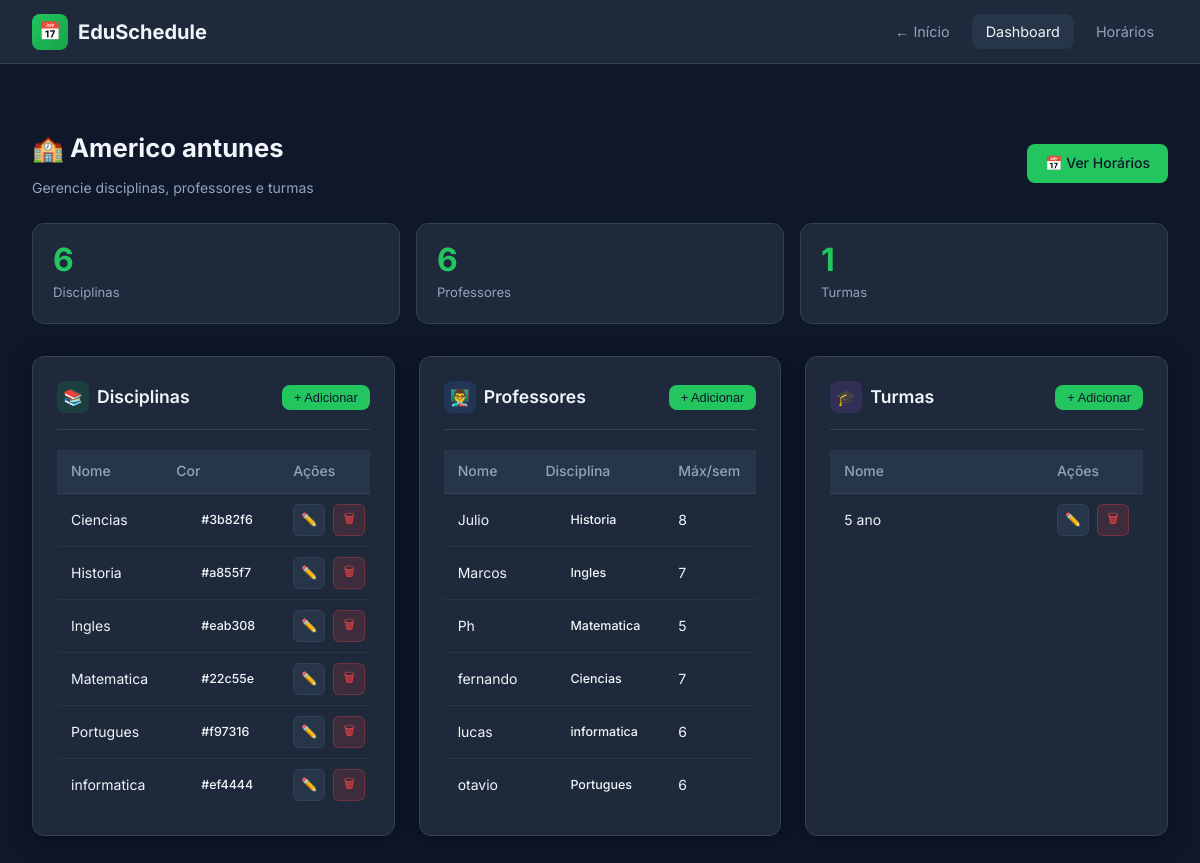
The page /escola/2/dashboard on the database its author committed.
### tables this page shows
CREATE TABLE escolas (
            id INTEGER PRIMARY KEY AUTOINCREMENT,
            nome TEXT NOT NULL UNIQUE,
            criado_em TIMESTAMP DEFAULT CURRENT_TIMESTAMP
        );

CREATE TABLE disciplinas (
            id INTEGER PRIMARY KEY AUTOINCREMENT,
            escola_id INTEGER NOT NULL,
            nome TEXT NOT NULL,
            cor TEXT NOT NULL DEFAULT '#22c55e',
            FOREIGN KEY (escola_id) REFERENCES escolas(id) ON DELETE CASCADE
        );

CREATE TABLE professores (
            id INTEGER PRIMARY KEY AUTOINCREMENT,
            escola_id INTEGER NOT NULL,
            nome TEXT NOT NULL,
            disciplina_id INTEGER NOT NULL,
            max_aulas_semana INTEGER NOT NULL DEFAULT 10,
            dias_disponiveis TEXT NOT NULL DEFAULT 'Segunda,Terça,Quarta,Quinta,Sexta',
            FOREIGN KEY (escola_id) REFERENCES escolas(id) ON DELETE CASCADE,
            FOREIGN KEY (disciplina_id) REFERENCES disciplinas(id)
        );

CREATE TABLE turmas (
            id INTEGER PRIMARY KEY AUTOINCREMENT,
            escola_id INTEGER NOT NULL,
            nome TEXT NOT NULL,
            FOREIGN KEY (escola_id) REFERENCES escolas(id) ON DELETE CASCADE
        );

### routes/dashboard_routes.py (the view)
@dashboard_bp.route('/escola/<int:escola_id>/dashboard')
def dashboard(escola_id):
    escola = buscar_escola(escola_id)
    if not escola:
        flash('Escola não encontrada.', 'error')
        return redirect(url_for('escola.home'))
    disciplinas = listar_disciplinas(escola_id)
    professores = listar_professores(escola_id)
    turmas = listar_turmas(escola_id)
    return render_template('dashboard.html',
                           escola=escola,
                           disciplinas=disciplinas,
                           professores=professores,
                           turmas=turmas,
                           dias_semana=DIAS_SEMANA)

### database/connection.py (called while the page is built)
def get_connection():
    conn = sqlite3.connect(DB_PATH)
    conn.row_factory = sqlite3.Row
    conn.execute("PRAGMA foreign_keys = ON")
    return conn

### models/disciplina.py (called while the page is built)
def listar_disciplinas(escola_id):
    conn = get_connection()
    rows = conn.execute(
        "SELECT * FROM disciplinas WHERE escola_id = ? ORDER BY nome", (escola_id,)
    ).fetchall()
    conn.close()
    return [dict(r) for r in rows]

### models/escola.py (called while the page is built)
def buscar_escola(escola_id):
    conn = get_connection()
    escola = conn.execute("SELECT * FROM escolas WHERE id = ?", (escola_id,)).fetchone()
    conn.close()
    return dict(escola) if escola else None

### models/professor.py (called while the page is built)
def listar_professores(escola_id):
    conn = get_connection()
    rows = conn.execute(
        """SELECT p.*, d.nome AS disciplina_nome, d.cor AS disciplina_cor
           FROM professores p
           JOIN disciplinas d ON p.disciplina_id = d.id
           WHERE p.escola_id = ?
           ORDER BY p.nome""",
        (escola_id,)
    ).fetchall()
    conn.close()
    result = []
    for r in rows:
        item = dict(r)
        item['dias_lista'] = item['dias_disponiveis'].split(',')
        result.append(item)
    return result

### models/turma.py (called while the page is built)
def listar_turmas(escola_id):
    conn = get_connection()
    rows = conn.execute(
        "SELECT * FROM turmas WHERE escola_id = ? ORDER BY nome", (escola_id,)
    ).fetchall()
    conn.close()
    return [dict(r) for r in rows]

### templates/dashboard.html (shortened to what this page needs)
{% extends "base.html" %}
{% block head %}
<link rel="stylesheet" href="{{ url_for('static', filename='horario-dashboard.css') }}" />
{% endblock %}
{% block body_attrs %}data-escola-id="{{ escola.id }}"{% endblock %}
{% block nav_links %}
<a href="{{ url_for('escola.home') }}">← Início</a>
<a href="{{ url_for('dashboard.dashboard', escola_id=escola.id) }}" class="active">Dashboard</a>
<a href="{{ url_for('dashboard.horarios', escola_id=escola.id) }}">Horários</a>
{% endblock %}
{% block content %}
<div class="container">
    <div class="flex items-center justify-between mb-3 mt-2">
        <div>
            <h1 class="dashboard-header-title">🏫 {{ escola.nome }}</h1>
            <p class="text-muted text-sm mt-1">Gerencie disciplinas, professores e turmas</p>
        </div>
        <a href="{{ url_for('dashboard.horarios', escola_id=escola.id) }}" class="btn btn-primary">
            📅 Ver Horários
        </a>
    </div>
    <div class="stats-grid">
        <div class="stat-card">
            <div class="stat-value">{{ disciplinas|length }}</div>
            <div class="stat-label">Disciplinas</div>
        </div>
        <div class="stat-card">
            <div class="stat-value">{{ professores|length }}</div>
            <div class="stat-label">Professores</div>
        </div>
        <div class="stat-card">
            <div class="stat-value">{{ turmas|length }}</div>
            <div class="stat-label">Turmas</div>
        </div>
    </div>
    <div class="dashboard-grid">
        <div class="card">
            <div class="card-header">
                <div class="card-title">
                    <div class="icon icon-green">📚</div>
                    Disciplinas
                </div>
                <button class="btn btn-primary btn-sm" onclick="openModal('modal-disc')">+ Adicionar</button>
            </div>
            {% if disciplinas %}
            <div class="table-wrap">
                <table>
                    <thead>
                        <tr>
                            <th>Nome</th>
                            <th>Cor</th>
                            <th style="width:80px;">Ações</th>
                        </tr>
                    </thead>
                    <tbody>
                        {% for d in disciplinas %}
                        <tr>
                            <td>{{ d.nome }}</td>
                            <td>
                                <span class="badge badge-dynamic" data-color="{{ d.cor }}">
                                    <span class="color-dot dot-dynamic" data-color="{{ d.cor }}"></span>
                                    {{ d.cor }}
                                </span>
                            </td>
                            <td>
                                <div class="flex gap-2">
                                    <button class="btn btn-secondary btn-sm btn-icon btn-edit-disc" title="Editar"
                                        data-id="{{ d.id }}" data-nome="{{ d.nome }}" data-cor="{{ d.cor }}">✏️</button>
                                    <form method="POST"
                                        action="{{ url_for('dashboard.deletar_disc', escola_id=escola.id, disc_id=d.id) }}"
                                        onsubmit="return confirm('Remover disciplina {{ d.nome }}?')">
                                        <button type="submit" class="btn btn-danger btn-sm btn-icon"
                                            title="Remover">🗑</button>
                                    </form>
                                </div>
                            </td>
                        </tr>
                        {% endfor %}
                    </tbody>
                </table>
            </div>
            {% else %}
            <p class="text-muted text-sm dashboard-empty-msg">
                Nenhuma disciplina cadastrada.
            </p>
            {% endif %}
        </div>
        <div class="card">
            <div class="card-header">
                <div class="card-title">
                    <div class="icon icon-blue">👨‍🏫</div>
                    Professores
                </div>
                <button class="btn btn-primary btn-sm" onclick="openModal('modal-prof')" >
                    + Adicionar
                </button>
            </div>
            {% if professores %}
            <div class="table-wrap">
                <table>
                    <thead>
                        <tr>
                            <th>Nome</th>
                            <th>Disciplina</th>
                            <th>Máx/sem</th>
                            <th style="width:80px;">Ações</th>
                        </tr>
                    </thead>
                    <tbody>
                        {% for p in professores %}
                        <tr>
                            <td>{{ p.nome }}</td>
                            <td>
                                <span class="badge badge-dynamic" data-color="{{ p.disciplina_cor }}">
                                    <span class="color-dot dot-dynamic" data-color="{{ p.disciplina_cor }}"></span>
                                    {{ p.disciplina_nome }}
                                </span>
                            </td>
                            <td>{{ p.max_aulas_semana }}</td>
                            <td>
                            </td>
                        </tr>
                        {% endfor %}
                    </tbody>
                </table>
            </div>
            {% else %}
            <p class="text-muted text-sm dashboard-empty-msg">
                Nenhum professor cadastrado.
            </p>
            {% endif %}
        </div>
        <div class="card">
            <div class="card-header">
                <div class="card-title">
                    <div class="icon icon-purple">🎓</div>
                    Turmas
                </div>
                <button class="btn btn-primary btn-sm" onclick="openModal('modal-turma')">+ Adicionar</button>
            </div>
            {% if turmas %}
            <div class="table-wrap">
                <table>
                    <thead>
                        <tr>
                            <th>Nome</th>
                            <th style="width:80px;">Ações</th>
                        </tr>
                    </thead>
                    <tbody>
                        {% for t in turmas %}
                        <tr>
                            <td>{{ t.nome }}</td>
                            <td>
                                <div class="flex gap-2">
                                    <button class="btn btn-secondary btn-sm btn-icon btn-edit-turma" title="Editar"
                                        data-id="{{ t.id }}" data-nome="{{ t.nome }}">✏️</button>
                                    <form method="POST"
                                        action="{{ url_for('dashboard.deletar_turm', escola_id=escola.id, turma_id=t.id) }}"
                                        onsubmit="return confirm('Remover turma {{ t.nome }}?')">
                                        <button type="submit" class="btn btn-danger btn-sm btn-icon"
                                            title="Remover">🗑</button>
                                    </form>
                                </div>
                            </td>
                        </tr>
                        {% endfor %}
                    </tbody>
                </table>
            </div>
            {% else %}
            <p class="text-muted text-sm dashboard-empty-msg">
                Nenhuma turma cadastrada.
            </p>
            {% endif %}
        </div>
    </div>
</div>
{% endblock %}

### templates/base.html (shortened to what this page needs)
<!DOCTYPE html>
<html lang="pt-BR">
<head>
    <link rel="stylesheet" href="{{ url_for('static', filename='style.css') }}" />
    {% block head %}{% endblock %}
</head>
<body {% block body_attrs %}{% endblock %}>
    <nav class="navbar">
        <a href="{{ url_for('escola.home') }}" class="navbar-brand">
            <div class="logo-icon">📅</div>
            <span>EduSchedule</span>
        </a>
        <div class="navbar-links">
            {% block nav_links %}{% endblock %}
        </div>
    </nav>
    <div class="container" style="padding-top:1rem; padding-bottom:0;">
    </div>
    {% block content %}{% endblock %}
</body>
</html>

### static/style.css (style rules this page uses)
*, *::before, *::after { box-sizing: border-box; margin: 0; padding: 0; }
:root { --bg: #0f172a; --bg2: #1e293b; --bg3: #273549; --border: #334155; --green: #22c55e; --green-dark: #16a34a; --green-light: #4ade80; --text: #f1f5f9; --text-muted: #94a3b8; --red: #ef4444; --yellow: #eab308; --radius: 12px; --shadow: 0 4px 24px rgba(0, 0, 0, 0.4); }
body { font-family: 'Inter', 'Segoe UI', system-ui, sans-serif; background: var(--bg); color: var(--text); min-height: 100vh; line-height: 1.6; }
.navbar { background: var(--bg2); border-bottom: 1px solid var(--border); padding: 0 2rem; height: 64px; display: flex; align-items: center; justify-content: space-between; position: sticky; top: 0; z-index: 100; backdrop-filter: blur(10px); }
.navbar-brand { display: flex; align-items: center; gap: 10px; font-size: 1.25rem; font-weight: 700; color: var(--text); text-decoration: none; }
.navbar-brand .logo-icon { width: 36px; height: 36px; background: linear-gradient(135deg, var(--green), var(--green-dark)); border-radius: 8px; display: flex; align-items: center; justify-content: center; font-size: 1.1rem; }
.navbar-links { display: flex; gap: 0.5rem; align-items: center; }
.navbar-links a { color: var(--text-muted); text-decoration: none; padding: 6px 14px; border-radius: 8px; font-size: 0.9rem; transition: all 0.2s; }
.navbar-links a:hover, .navbar-links a.active { background: var(--bg3); color: var(--text); }
.container { max-width: 1280px; margin: 0 auto; padding: 2rem; }
.card { background: var(--bg2); border: 1px solid var(--border); border-radius: var(--radius); padding: 1.5rem; box-shadow: var(--shadow); }
.card-header { display: flex; align-items: center; justify-content: space-between; margin-bottom: 1.25rem; padding-bottom: 1rem; border-bottom: 1px solid var(--border); }
.card-title { font-size: 1.1rem; font-weight: 600; display: flex; align-items: center; gap: 8px; }
.card-title .icon { width: 32px; height: 32px; border-radius: 8px; display: flex; align-items: center; justify-content: center; font-size: 1rem; }
.icon-green { background: rgba(34, 197, 94, 0.15); color: var(--green); }
.icon-blue { background: rgba(59, 130, 246, 0.15); color: #60a5fa; }
.icon-purple { background: rgba(168, 85, 247, 0.15); color: #c084fc; }
.btn { display: inline-flex; align-items: center; gap: 6px; padding: 8px 18px; border-radius: 8px; border: none; cursor: pointer; font-size: 0.875rem; font-weight: 500; text-decoration: none; transition: all 0.2s; white-space: nowrap; }
.btn-primary { background: var(--green); color: #0f172a; }
.btn-secondary { background: var(--bg3); color: var(--text); border: 1px solid var(--border); }
.btn-danger { background: rgba(239, 68, 68, 0.15); color: var(--red); border: 1px solid rgba(239, 68, 68, 0.3); }
.btn-sm { padding: 5px 12px; font-size: 0.8rem; }
.btn-icon { width: 32px; height: 32px; padding: 0; justify-content: center; border-radius: 6px; }
.table-wrap { overflow-x: auto; }
table { width: 100%; border-collapse: collapse; font-size: 0.875rem; }
th { background: var(--bg3); color: var(--text-muted); font-weight: 500; padding: 10px 14px; text-align: left; border-bottom: 1px solid var(--border); white-space: nowrap; }
td { padding: 10px 14px; border-bottom: 1px solid rgba(51, 65, 85, 0.5); vertical-align: middle; }
tr:last-child td { border-bottom: none; }
.badge { display: inline-flex; align-items: center; gap: 5px; padding: 3px 10px; border-radius: 20px; font-size: 0.78rem; font-weight: 500; }
.color-dot { width: 10px; height: 10px; border-radius: 50%; display: inline-block; flex-shrink: 0; }
.stats-grid { display: grid; grid-template-columns: repeat(auto-fit, minmax(160px, 1fr)); gap: 1rem; margin-bottom: 2rem; }
.stat-card { background: var(--bg2); border: 1px solid var(--border); border-radius: var(--radius); padding: 1.25rem; display: flex; flex-direction: column; gap: 6px; }
.stat-value { font-size: 2rem; font-weight: 700; color: var(--green); line-height: 1; }
.stat-label { font-size: 0.82rem; color: var(--text-muted); }
.mt-1 { margin-top: 0.5rem; }
.mt-2 { margin-top: 1rem; }
.mb-3 { margin-bottom: 1.5rem; }
.flex { display: flex; }
.items-center { align-items: center; }
.justify-between { justify-content: space-between; }
.gap-2 { gap: 0.5rem; }
.text-muted { color: var(--text-muted); }
.text-sm { font-size: 0.875rem; }

### static/horario-dashboard.css (style rules this page uses)
.dashboard-grid { display: grid; grid-template-columns: repeat(auto-fit, minmax(340px, 1fr)); gap: 1.5rem; }
.dashboard-header-title { font-size: 1.6rem; font-weight: 700; }

### rows shown on the page
escolas: nome "Americo antunes"
disciplinas: nome "Ciencias", cor "#3b82f6"
disciplinas: nome "Historia", cor "#a855f7"
disciplinas: nome "Ingles", cor "#eab308"
disciplinas: nome "Matematica", cor "#22c55e"
disciplinas: nome "Portugues", cor "#f97316"
disciplinas: nome "informatica", cor "#ef4444"
professores: nome "Julio", disciplina_nome "Historia", max_aulas_semana "8"
professores: nome "Marcos", disciplina_nome "Ingles", max_aulas_semana "7"
professores: nome "Ph", disciplina_nome "Matematica", max_aulas_semana "5"
professores: nome "fernando", disciplina_nome "Ciencias", max_aulas_semana "7"
professores: nome "lucas", disciplina_nome "informatica", max_aulas_semana "6"
professores: nome "otavio", disciplina_nome "Portugues", max_aulas_semana "6"
turmas: nome "5 ano"

### other values the page prints
{{ disciplinas|length }} "6"
{{ professores|length }} "6"
{{ turmas|length }} "1"
